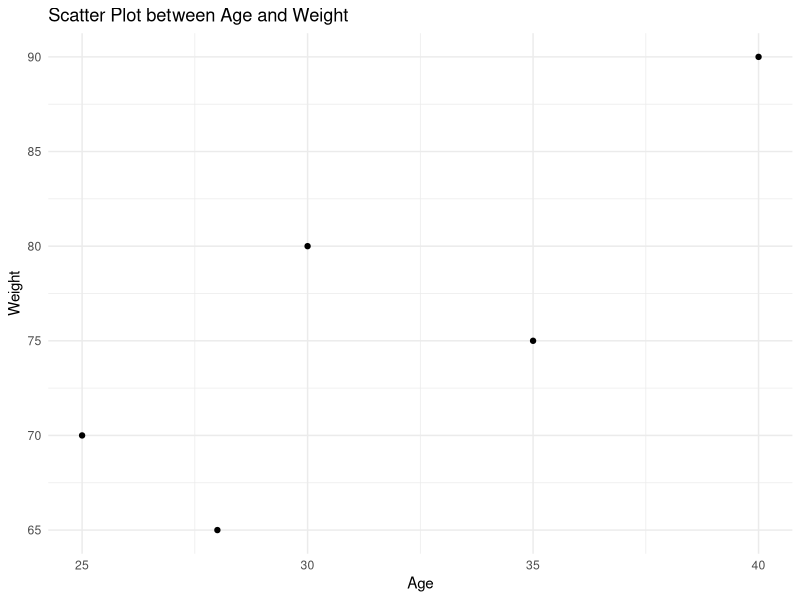
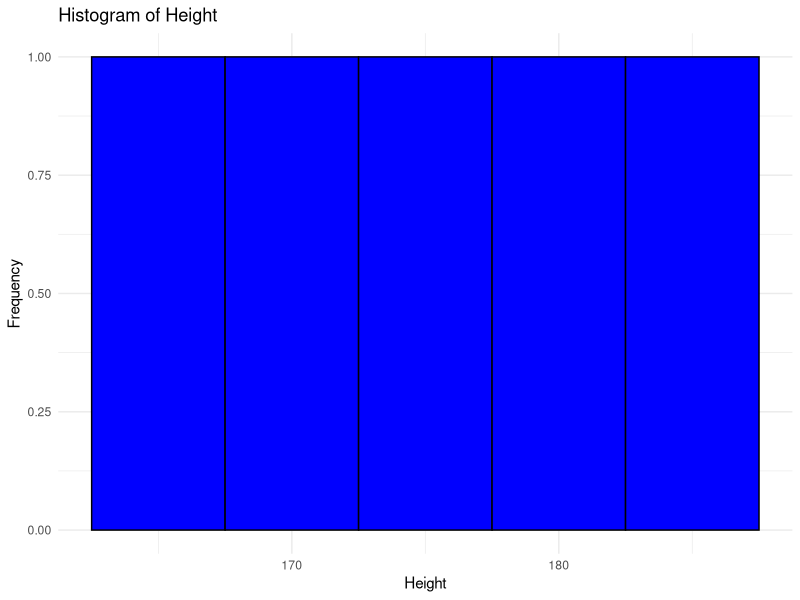
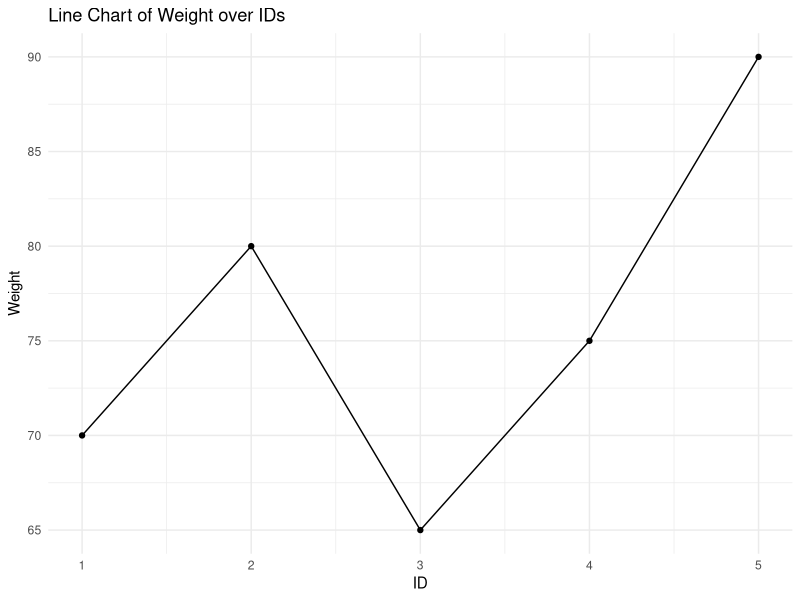
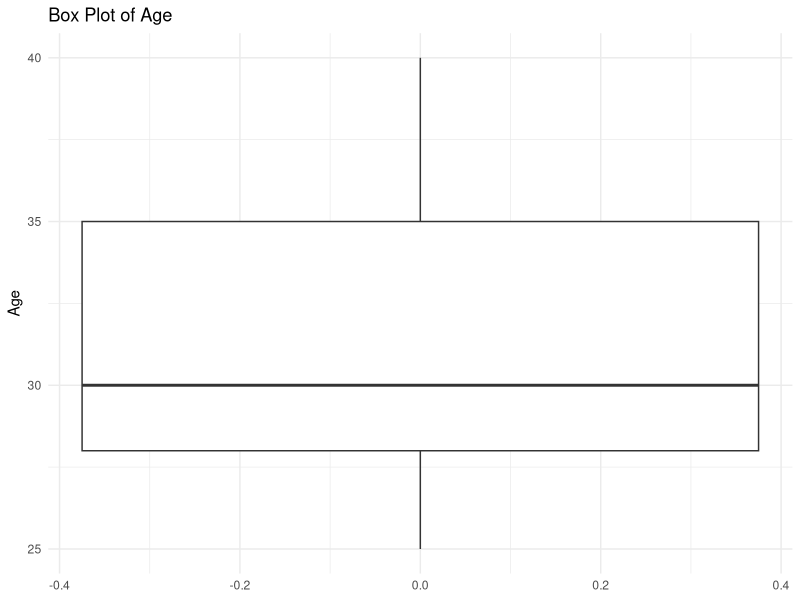
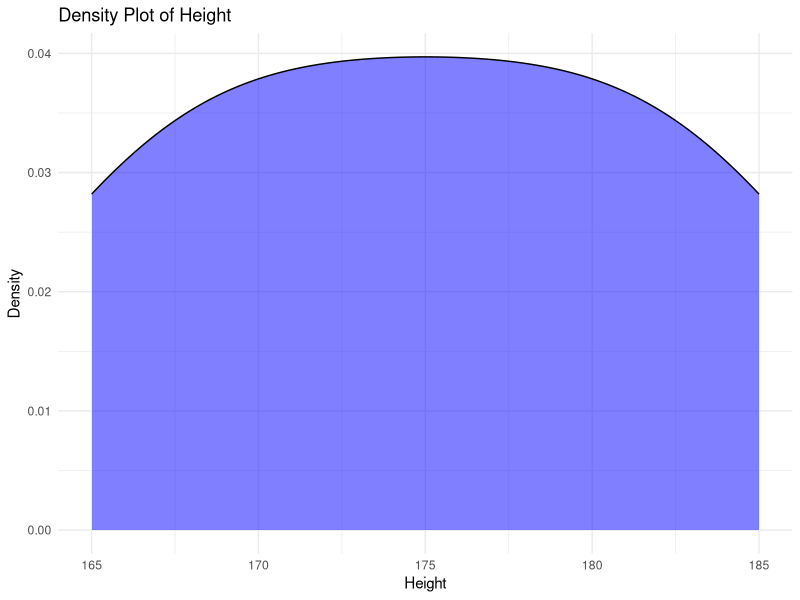

Write the R code that produced these figures, in order.
# Load necessary libraries
library(ggplot2)
library(dplyr)

# Create the data frame
data <- data.frame(
  ID = c(1, 2, 3, 4, 5),
  Age = c(25, 30, 28, 35, 40),
  Height = c(175, 180, 170, 165, 185),
  Weight = c(70, 80, 65, 75, 90)
)

# Scatter plot between Age and Weight
ggplot(data, aes(x = Age, y = Weight)) +
  geom_point() +
  ggtitle("Scatter Plot between Age and Weight") +
  xlab("Age") +
  ylab("Weight") +
  theme_minimal()

# Histogram of Height
ggplot(data, aes(x = Height)) +
  geom_histogram(binwidth = 5, fill = "blue", color = "black") +
  ggtitle("Histogram of Height") +
  xlab("Height") +
  ylab("Frequency") +
  theme_minimal()

# Line chart showing changes in Weight over IDs
ggplot(data, aes(x = ID, y = Weight)) +
  geom_line() +
  geom_point() +
  ggtitle("Line Chart of Weight over IDs") +
  xlab("ID") +
  ylab("Weight") +
  theme_minimal()

# Box plot of Age
ggplot(data, aes(y = Age)) +
  geom_boxplot() +
  ggtitle("Box Plot of Age") +
  ylab("Age") +
  theme_minimal()

# Density plot of Height
ggplot(data, aes(x = Height)) +
  geom_density(fill = "blue", alpha = 0.5) +
  ggtitle("Density Plot of Height") +
  xlab("Height") +
  ylab("Density") +
  theme_minimal()
